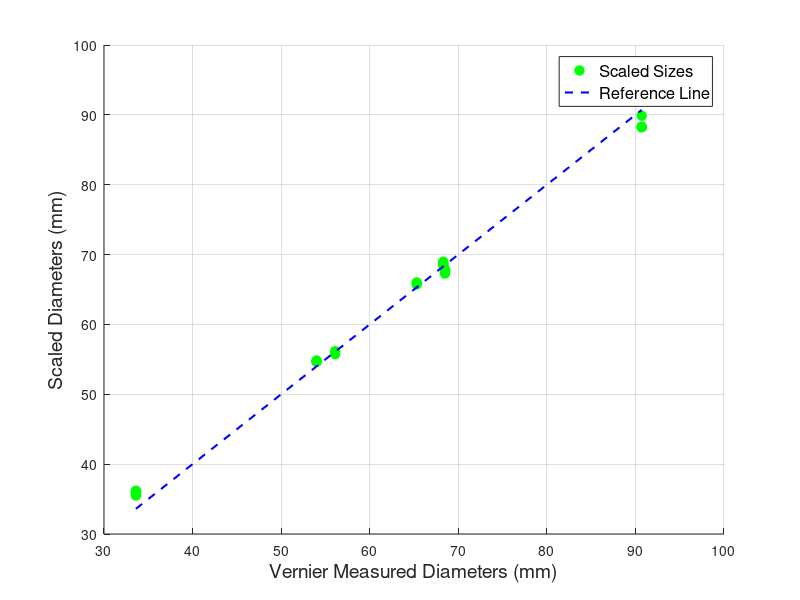

This figure's MATLAB source:
% Vernier measured values
vernier_measured = [
    33.60, 33.60, 33.60, 33.60, 54.00, 54.00, 54.00, 54.00, 56.10, 56.10, ...
    65.30, 65.30, 68.50, 68.50, 68.50, 68.50, 68.30, 68.30, 68.30, 68.30, ...
    90.70, 90.70, 90.70, 90.70
];

% Scaled sizes
scaled_sizes = [
    35.51, 35.73, 35.98, 36.20, 54.65, 54.69, 54.78, 54.82, 55.75, 56.17, ...
    65.72, 66.01, 67.28, 67.64, 67.75, 67.89, 68.51, 68.60, 68.86, 68.98, ...
    88.21, 88.28, 88.30, 89.88
];

% Create a plot
figure;
hold on;

% Plot the data points for Vernier vs. Scaled
plot(vernier_measured, scaled_sizes, 'go', 'MarkerSize', 7, 'MarkerFaceColor', 'g', 'DisplayName', 'Scaled Sizes');

% Plot the dashed blue reference line (y = x)
plot([min(vernier_measured), max(vernier_measured)], [min(vernier_measured), max(vernier_measured)], 'b--', 'LineWidth', 1.5, 'DisplayName', 'Reference Line');

% Labels and Title
xlabel('Vernier Measured Diameters (mm)', 'FontSize', 14);
ylabel('Scaled Diameters (mm)', 'FontSize', 14);

% Add legend
legend('Location', 'best', 'FontSize', 12);

% Show grid
grid on;

% Hold off to stop adding to this plot
hold off;

% Show the plot
